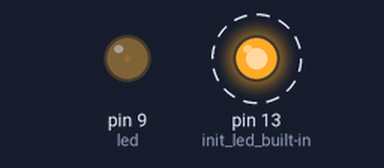
Bench run of a sketch on a simulated Arduino Uno, built with avr-gcc and run on an emulated ATmega328P. Parts: output pins drawn as LEDs (lit = HIGH). Dashed ring = blinking.

Above: at 0.05 s.
At 7.65 s:
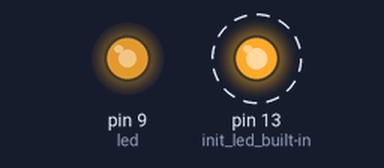
At 20.65 s:
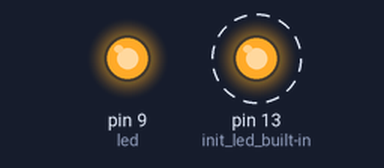
At 38.65 s:
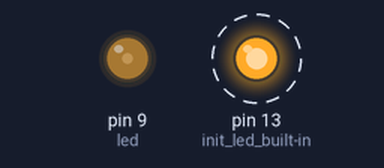
Timing chart, 0 to 40.0 s (numbered marks = the images above):
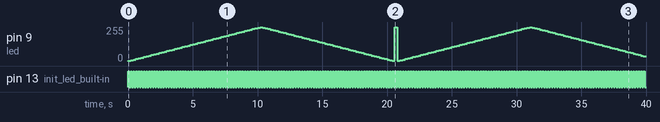

The sketch:

main.ino
```cpp
int led=9; // indicate that the LED is connected to output 13
int bright=1; // brightness initialization
int fade=5; // brightness frequency
void setup(){
  pinMode(LED_BUILTIN,OUTPUT); // init led built-in
  pinMode(led,OUTPUT); // init led on 9
}
void loop(){
  digitalWrite(LED_BUILTIN, HIGH); // ON led built-in
  analogWrite(led,bright); // brightness change
  bright = bright + fade; // brightness change
  if(bright>=255 || bright<=0){
    fade = -fade;
  }
  delay(100);
  digitalWrite(LED_BUILTIN,LOW);
  delay(100);
}
// Within 10 milliseconds, the LED becomes brighter and the built-in LED flashes each time the LED brightness changes.
```

Measured:
- by itself, pin 9 (led): 0/255 → 1/255 at 0.00 s, → 6/255 0.20 s later, → 11/255 0.20 s later, → 16/255 0.20 s later, … (200 changes in this stretch)
- by itself, pin 13 (init_led_built-in): alternates HIGH for 0.10 s and LOW for 0.10 s
